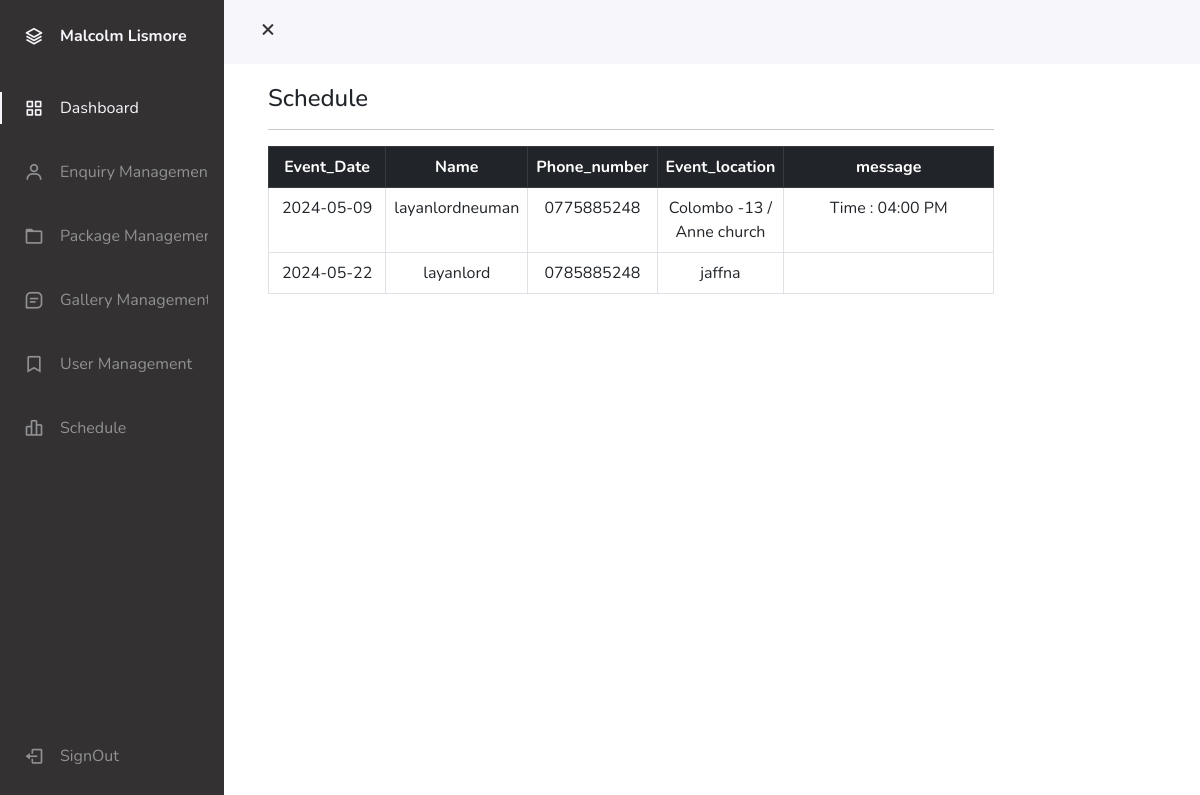
Screenshot of /admin/Schedule.php with the database file from the repository.
### tables this page shows
CREATE TABLE `enquiries` (
  `enquiry_id` int(11) NOT NULL,
  `name` varchar(100) NOT NULL,
  `email` varchar(100) NOT NULL,
  `phone_number` varchar(20) DEFAULT NULL,
  `book_date` date DEFAULT NULL,
  `event_date` date DEFAULT NULL,
  `event_location` varchar(255) DEFAULT NULL,
  `message` text DEFAULT NULL,
  `status` varchar(100) NOT NULL
);

### admin/Schedule.php (the view, shortened to what this page needs)
<?php
include('includes/header.php');
?>
<div class="container ">
    <div class="custom">
                <h4>Schedule </h4>
                <hr>
                <div class="table">
                          <table class="table table-bordered table-hover">
                            <thead class="table-dark">
                              <tr>
                                 <th scope="col" class="col-2 text-center">Event_Date</th>
                                <th scope="col" class="col-1 text-center">Name </th>
                                <th scope="col" class="col-1 text-center">Phone_number</th>
                                <th scope="col" class="col-1 text-center">Event_location </th>
                                <th scope="col" class="col-4 text-center">message</th>
                              </tr>
                            </thead>
                            <tbody>
                            <?php
                                  $connection=mysqli_connect("localhost","root","");
                                  $query = "select * from enquiries WHERE status='Approved'";
                                  $query_run=mysqli_query($connection,$query);
                                  while($row=mysqli_fetch_array($query_run))
                                  {
                                  ?>
                                  <tr>
                                  <td class="text-center"><?php echo $row['event_date'];?></td>
                                  <td class="text-center"><?php echo $row['name'];?></td>
                                  <td class="text-center"><?php echo $row['phone_number'];?></td>
                                  <td class="text-center"><?php echo $row['event_location'];?></td>
                                  <td class="text-center"><?php echo $row['message'];?></td>
                                  </tr>
                                  <?php  } ?>
                            </tbody>
                          </table>
                </div>
    </div>
</div>
<?php
include('includes/footer.php');
?>

### admin/Assets/main.css (style rules this page uses)
:root { --header-height: 3rem; --nav-width: 68px; --first-color: #333132; --first-color-light: #919194; --white-color: #F7F6FB; --body-font: 'Nunito', sans-serif; --normal-font-size: 1rem; --z-fixed: 100 }
*,::before,::after { box-sizing: border-box }
body { position: relative; margin: var(--header-height) 0 0 0; padding: 0 1rem; font-family: var(--body-font); font-size: var(--normal-font-size); transition: .5s }
.body-pd { padding-left: calc(var(--nav-width) + 1rem) }
.container { margin-left: -20px; margin-top: 20px; padding-right: 150px; }
.custom { padding: 20px; }
@media screen and (min-width: 768px) { body { margin: calc(var(--header-height) + 1rem) 0 0 0; padding-left: calc(var(--nav-width) + 2rem) } }
@media screen and (min-width: 768px) { .body-pd { padding-left: calc(var(--nav-width) + 188px) } }

### rows the page displays
enquiries: event_date "2024-05-09", name "layanlordneuman", phone_number "0775885248", event_location "Colombo -13 / Anne church", message "Time : 04:00 PM"
enquiries: event_date "2024-05-22", name "layanlord", phone_number "0785885248", event_location "jaffna"
